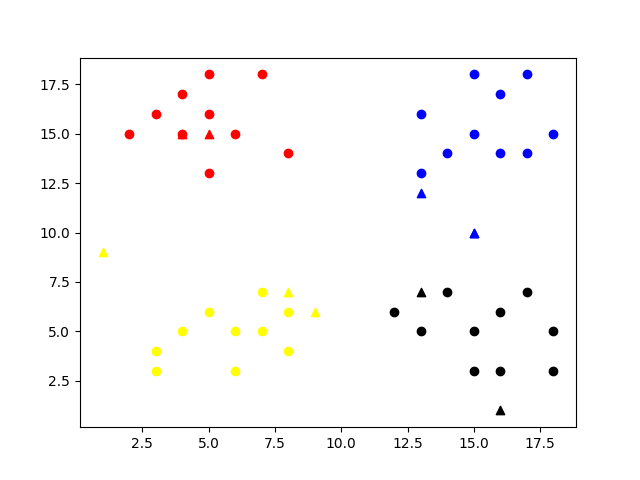

The script that saved this image:
import numpy as np
import matplotlib as mpl
mpl.use('Agg')
import matplotlib.pyplot as plt



# load mini training data and labels
mini_train = np.load('knn_minitrain.npy')
mini_train_label = np.load('knn_minitrain_label.npy')

# randomly generate test data
mini_test = np.random.randint(20, size=20)
mini_test = mini_test.reshape(10,2)

# for i in range(len(mini_train)):
    # print(mini_train[i], mini_train_label[i])
# Define knn classifier
def kNNClassify(newInput, dataSet, labels, k):
    result=[]
    ########################
    # Input your code here #
    ########################

    # create a 2D array of zeros to store the L2 distances
    dist = np.zeros((40, 10))
    # run for all samples in the train dataset
    for i in range(len(dataSet)):
        # compute the L2 distance for each training sample and test sample
        d = np.sqrt(np.sum((newInput - dataSet[i, :])**2, axis=1))
        # store each resulting value in each row of the distance matrix
        dist[i, :] = d

    # in order to find the k-smallest distances over each row, transpose the matrix
    dist = np.transpose(dist)

    for i in range(len(dist)):
        # obtains the k-smallest distances' indices 
        indices = np.argsort(dist[i])[:k]
        # create an array to store the closest class to the test sample
        classes = [0] * 4
        # for each index in the indices 
        for j in range(len(indices)):
            # find the label corresponding to that index
            label = mini_train_label[indices[j]]
            # increment that class by 1, indicating the class for the test sample
            classes[label] += 1
        # add the most frequent class to result
        result.append(np.argmax(classes))        
    
    ####################
    # End of your code #
    ####################
    return result

outputlabels=kNNClassify(mini_test,mini_train,mini_train_label,9)

print ('random test points are:', mini_test)
print ('knn classfied labels for test:', outputlabels)

# plot train data and classfied test data
train_x = mini_train[:,0]
train_y = mini_train[:,1]
fig = plt.figure()
plt.scatter(train_x[np.where(mini_train_label==0)], train_y[np.where(mini_train_label==0)], color='red')
plt.scatter(train_x[np.where(mini_train_label==1)], train_y[np.where(mini_train_label==1)], color='blue')
plt.scatter(train_x[np.where(mini_train_label==2)], train_y[np.where(mini_train_label==2)], color='yellow')
plt.scatter(train_x[np.where(mini_train_label==3)], train_y[np.where(mini_train_label==3)], color='black')

test_x = mini_test[:,0]
test_y = mini_test[:,1]
outputlabels = np.array(outputlabels)
plt.scatter(test_x[np.where(outputlabels==0)], test_y[np.where(outputlabels==0)], marker='^', color='red')
plt.scatter(test_x[np.where(outputlabels==1)], test_y[np.where(outputlabels==1)], marker='^', color='blue')
plt.scatter(test_x[np.where(outputlabels==2)], test_y[np.where(outputlabels==2)], marker='^', color='yellow')
plt.scatter(test_x[np.where(outputlabels==3)], test_y[np.where(outputlabels==3)], marker='^', color='black')

#save diagram as png file
plt.savefig("miniknn.png")